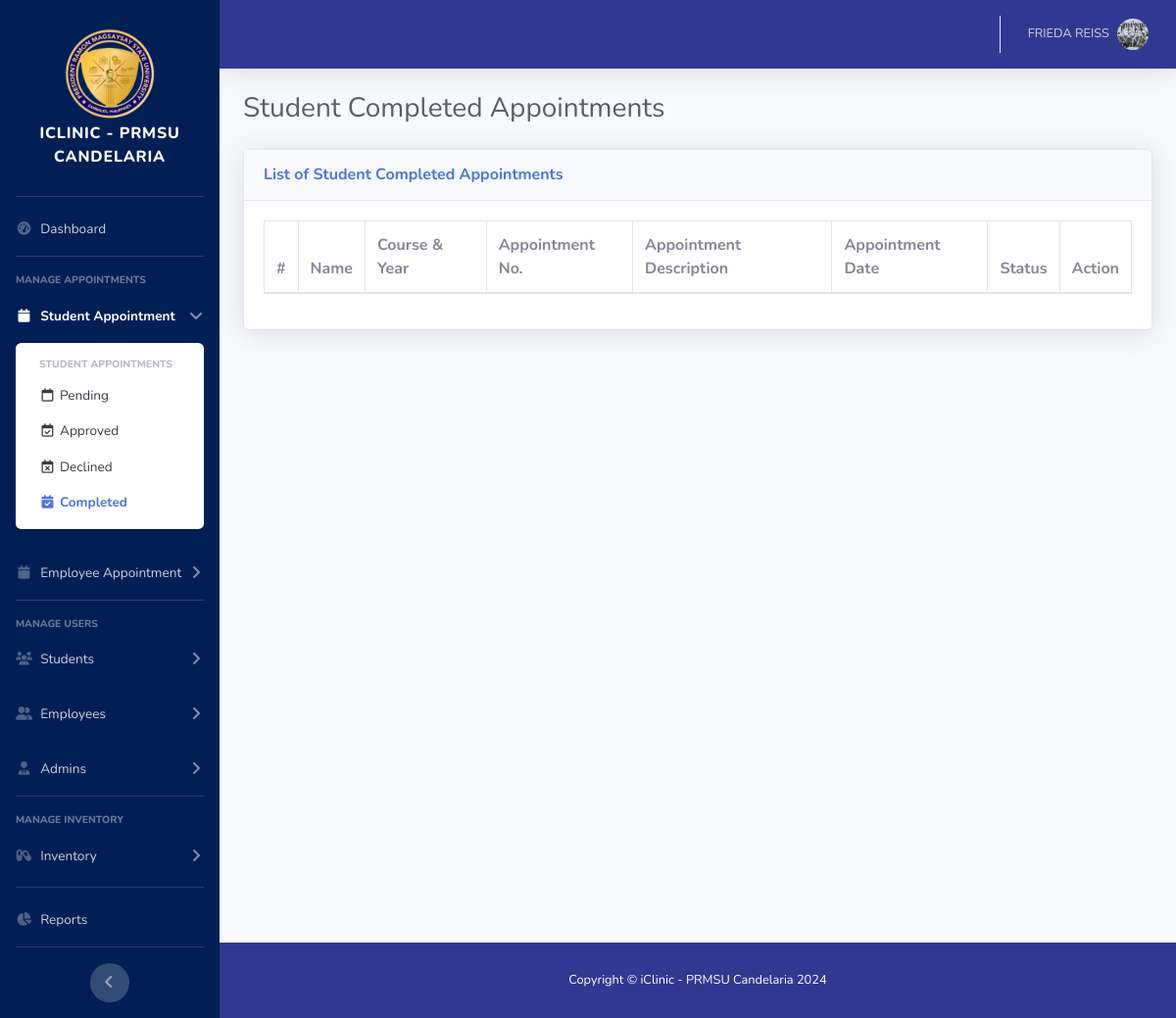
Page /admin/students-appointment-completed.php (signed in) on the earlier database version.
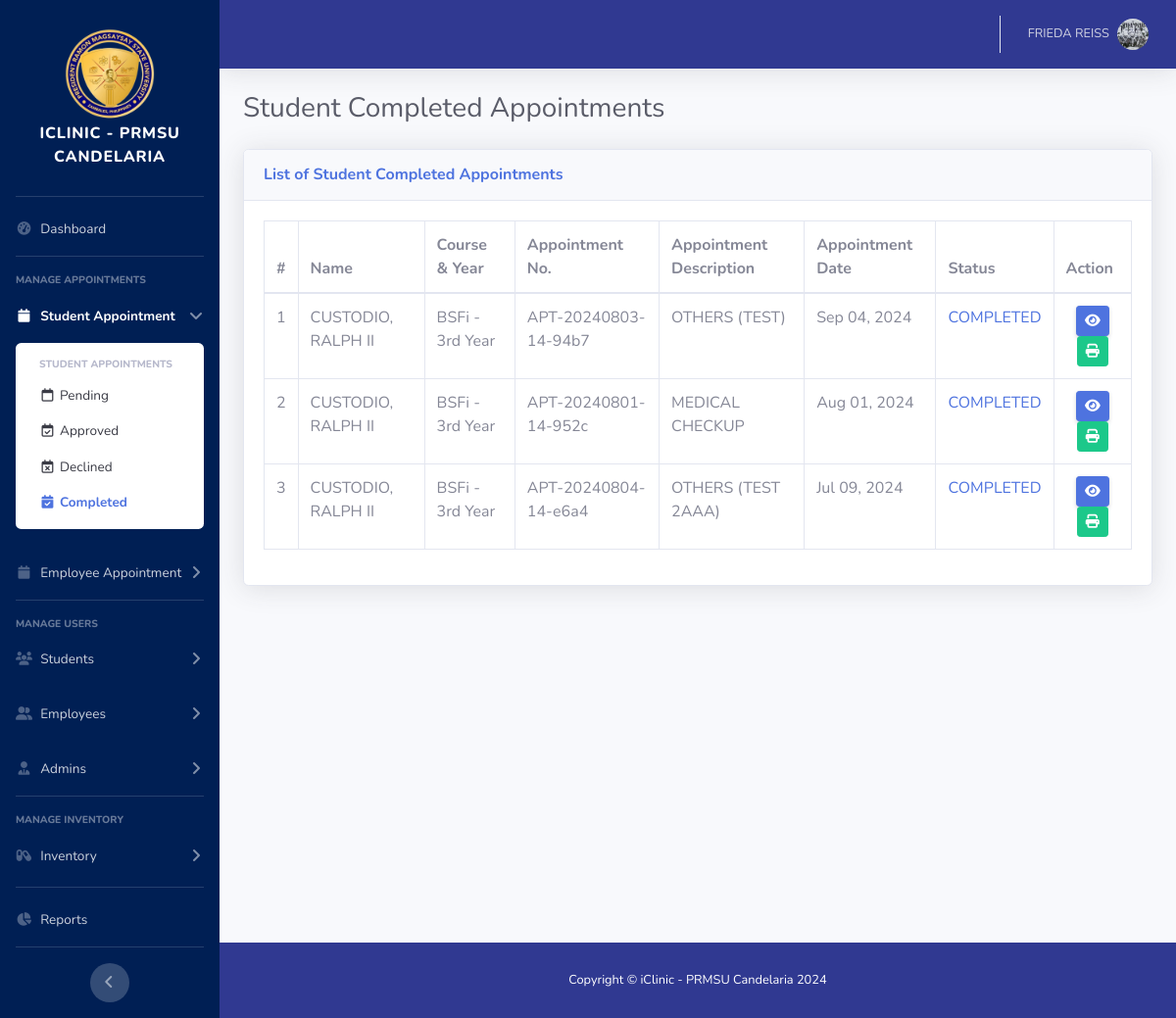
Same page on the later database version.
### tables this page shows
CREATE TABLE `appointment_vitals_tbl` (
  `appointment_vitals_id` int(11) NOT NULL,
  `blood_pressure` varchar(50) NOT NULL,
  `temperature` int(50) NOT NULL,
  `weight` int(50) NOT NULL,
  `height` int(50) NOT NULL,
  `diagnosis` varchar(255) NOT NULL,
  `appointment_id` int(11) NOT NULL,
  `date_completed` datetime NOT NULL,
  `deleted` tinyint(1) NOT NULL DEFAULT 0
);

CREATE TABLE `appointment_tbl` (
  `appointment_id` int(11) NOT NULL,
  `appointment_no` varchar(255) NOT NULL,
  `appointment_description` varchar(255) NOT NULL,
  `appointment_description_others` varchar(255) NOT NULL,
  `appointment_date` date NOT NULL,
  `appointment_status` varchar(50) NOT NULL,
  `user_id` int(11) NOT NULL,
  `deleted` tinyint(1) NOT NULL DEFAULT 0
);

### admin/students-appointment-completed.php (the view, shortened to what the changed rows need)
<!DOCTYPE html>
<html lang="en">
<?php include './include/head.php'; ?>
<body id="page-top">
    <div id="wrapper">
        <div id="content-wrapper" class="d-flex flex-column">
            <div id="content">
                <div class="container-fluid">
                    <div class="d-sm-flex align-items-center justify-content-between mb-4">
                        <h1 class="h3 mb-0 text-gray-800">Student Completed Appointments</h1>
                    </div>
                    <div class="row">
                        <div class="col-xl-12 col-lg-12">
                            <div class="card shadow mb-4">
                                <div class="card-body">
                                    <div class="table-responsive">
                                        <table class="table table-bordered nowrap" id="myTable" width="100%" cellspacing="0">
                                            <thead class="">
                                                <tr>
                                                    <th scope="col">#</th>
                                                    <th scope="col">Name</th>
                                                    <th scope="col">Course & Year</th>
                                                    <th scope="col">Appointment No.</th>
                                                    <th scope="col">Appointment Description</th>
                                                    <th scope="col">Appointment Date</th>
                                                    <th scope="col">Status</th>
                                                    <th scope="col">Action</th>
                                                </tr>
                                            </thead>
                                            <tbody>
                                            <?php
                                                require '../db/dbconn.php';
                                                $display_appointments = "
                                                					SELECT apt.*, CONCAT(st.last_name, ', ', st.first_name, ' ', st.suffix_name) as fullname, CONCAT(st.course, ' - ',
                                                                              CASE
                                                                                 WHEN st.year_level = 1 THEN '1st Year'
                                                                                 WHEN st.year_level = 2 THEN '2nd Year'
                                                                                 WHEN st.year_level = 3 THEN '3rd Year'
                                                                                 WHEN st.year_level = 4 THEN '4th Year'
                                                                                 ELSE CONCAT(st.year_level, 'th Year')
                                                                              END) AS course_year, avt.blood_pressure, avt.temperature, avt.weight, avt.height, avt.diagnosis, avt.date_completed
                                                                    FROM appointment_tbl apt
                                                                    INNER JOIN user_tbl ut ON ut.user_id = apt.user_id
                                                                    INNER JOIN student_tbl st ON st.user_id = ut.user_id
                                                                    INNER JOIN appointment_vitals_tbl avt ON avt.appointment_id = apt.appointment_id
                                                                    WHERE apt.deleted = 0 AND ut.role = 'STUDENT' AND apt.appointment_status = 'COMPLETED'
                                                					";
                                                $sqlQuery = mysqli_query($con, $display_appointments) or die(mysqli_error($con));
                                                $counter = 1;
                                                while($row = mysqli_fetch_array($sqlQuery)){
                                                    $appointment_id = $row['appointment_id'];
                                                    $appointment_no = $row['appointment_no'];
                                                    $appointment_description = $row['appointment_description'];
                                                    $appointment_description_others = $row['appointment_description_others'];
                                                    $appointment_date = $row['appointment_date'];
                                                    $appointment_status = $row['appointment_status'];
                                                    $fullname = $row['fullname'];
                                                    $course_year = $row['course_year'];
                                                    $formatted_date = date('M d, Y', strtotime($appointment_date));
                                                    if ($appointment_status == 'PENDING') {
                                                        $status_text = "<p class='text-warning text-center'>PENDING</p>";
                                                    } elseif ($appointment_status == 'APPROVED') {
                                                        $status_text = "<p class='text-success text-center'>APPROVED</p>";
                                                    } elseif ($appointment_status == 'COMPLETED') {
                                                        $status_text = "<p class='text-primary text-center'>COMPLETED</p>";
                                                    }
                                                    if ($appointment_description == "OTHERS") {
                                                    	$appointment_description_text = $appointment_description. ' (' . $appointment_description_others . ') ';
                                                    } else {
                                                    	$appointment_description_text = $appointment_description;
                                                    }
                                            ?>
                                        <tr>
                                            <td class=""><?php echo $counter; ?></td>
                                            <td class=""><?php echo $fullname; ?></td>
                                            <td class=""><?php echo $course_year; ?></td>
                                            <td class=""><?php echo $appointment_no; ?></td>
                                            <td class=""><?php echo $appointment_description_text; ?></td>
                                            <td class=""><?php echo $formatted_date; ?></td>
                                            <td class=""><?php echo $status_text; ?></td>
                                            <td class="text-center">
                                            	<a class="btn btn-sm shadow-sm btn-primary" data-toggle="modal" data-target="#vitalsview_<?php echo $appointment_id; ?>">
                                                    <i class="fa-solid fa-eye"></i>
                                                </a>
                                                <a class="btn btn-sm btn-success print-docx" data-id="<?php echo $appointment_id; ?>" data-no="<?php echo $appointment_no; ?>">
                                                    <i class="fa-solid fa-print"></i>
                                                </a>
                                            </td>
                                        </tr>
                                        <?php
                                            $counter++;
                                        }
                                        ?>
                                        </tbody>
                                        </table>
                                    </div>
                                </div>
                            </div>
                        </div>
                    </div>
                </div>
            </div>
        </div>
    </div>
</body>
</html>

Differences in the rows shown:
added appointment_vitals_tbl: fullname "CUSTODIO, RALPH II", course_year "BSFi - 3rd Year", appointment.appointment_no "APT-20240803-14-94b7", appointment.appointment_description_others "OTHERS (TEST)", appointment.appointment_date "Sep 04, 2024"
added appointment_vitals_tbl: fullname "CUSTODIO, RALPH II", course_year "BSFi - 3rd Year", appointment.appointment_no "APT-20240801-14-952c", appointment.appointment_description "MEDICAL CHECKUP", appointment.appointment_date "Aug 01, 2024"
added appointment_vitals_tbl: fullname "CUSTODIO, RALPH II", course_year "BSFi - 3rd Year", appointment.appointment_no "APT-20240804-14-e6a4", appointment.appointment_description_others "OTHERS (TEST 2AAA)", appointment.appointment_date "Jul 09, 2024"
